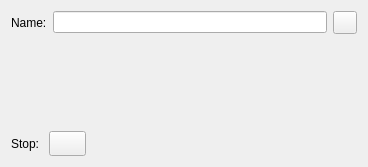
<?xml version="1.0" encoding="UTF-8"?>
<ui version="4.0">
 <class>KisWdgStopGradientEditor</class>
 <widget class="QWidget" name="KisWdgStopGradientEditor">
  <property name="geometry">
   <rect>
    <x>0</x>
    <y>0</y>
    <width>368</width>
    <height>167</height>
   </rect>
  </property>
  <layout class="QVBoxLayout" name="verticalLayout_2">
   <item>
    <layout class="QHBoxLayout" name="horizontalLayout">
     <item>
      <widget class="QLabel" name="lblName">
       <property name="text">
        <string>Name:</string>
       </property>
      </widget>
     </item>
     <item>
      <widget class="QLineEdit" name="nameedit"/>
     </item>
     <item>
      <widget class="QToolButton" name="buttonReverse">
       <property name="text">
        <string/>
       </property>
      </widget>
     </item>
    </layout>
   </item>
   <item>
    <layout class="QHBoxLayout" name="horizontalLayout_3">
     <item>
      <widget class="KisStopGradientSliderWidget" name="gradientSlider" native="true">
       <property name="sizePolicy">
        <sizepolicy hsizetype="Expanding" vsizetype="Expanding">
         <horstretch>0</horstretch>
         <verstretch>1</verstretch>
        </sizepolicy>
       </property>
       <property name="focusPolicy">
        <enum>Qt::ClickFocus</enum>
       </property>
      </widget>
     </item>
     <item>
      <layout class="QVBoxLayout" name="verticalLayout">
       <item>
        <widget class="QToolButton" name="buttonReverseSecond">
         <property name="focusPolicy">
          <enum>Qt::NoFocus</enum>
         </property>
         <property name="text">
          <string/>
         </property>
         <property name="autoRaise">
          <bool>true</bool>
         </property>
        </widget>
       </item>
       <item>
        <spacer name="verticalSpacer">
         <property name="orientation">
          <enum>Qt::Vertical</enum>
         </property>
         <property name="sizeHint" stdset="0">
          <size>
           <width>0</width>
           <height>0</height>
          </size>
         </property>
        </spacer>
       </item>
      </layout>
     </item>
    </layout>
   </item>
   <item>
    <layout class="QHBoxLayout" name="horizontalLayout_2">
     <item>
      <widget class="QLabel" name="stopLabel">
       <property name="text">
        <string>Stop: </string>
       </property>
      </widget>
     </item>
     <item>
      <widget class="KisColorButton" name="colorButton">
       <property name="sizePolicy">
        <sizepolicy hsizetype="Preferred" vsizetype="Preferred">
         <horstretch>0</horstretch>
         <verstretch>0</verstretch>
        </sizepolicy>
       </property>
       <property name="font">
        <font>
         <family>Sans Serif</family>
         <pointsize>9</pointsize>
         <weight>50</weight>
         <italic>false</italic>
         <bold>false</bold>
         <underline>false</underline>
         <strikeout>false</strikeout>
        </font>
       </property>
       <property name="focusPolicy">
        <enum>Qt::ClickFocus</enum>
       </property>
      </widget>
     </item>
     <item>
      <widget class="KisDoubleSliderSpinBox" name="opacitySlider" native="true">
       <property name="sizePolicy">
        <sizepolicy hsizetype="MinimumExpanding" vsizetype="Preferred">
         <horstretch>0</horstretch>
         <verstretch>0</verstretch>
        </sizepolicy>
       </property>
      </widget>
     </item>
    </layout>
   </item>
  </layout>
 </widget>
 <customwidgets>
  <customwidget>
   <class>KisDoubleSliderSpinBox</class>
   <extends>QWidget</extends>
   <header location="global">kis_slider_spin_box.h</header>
   <container>1</container>
  </customwidget>
  <customwidget>
   <class>KisColorButton</class>
   <extends>QPushButton</extends>
   <header>kis_color_button.h</header>
  </customwidget>
  <customwidget>
   <class>KisStopGradientSliderWidget</class>
   <extends>QWidget</extends>
   <header>kis_stopgradient_slider_widget.h</header>
   <container>1</container>
  </customwidget>
 </customwidgets>
 <resources/>
 <connections/>
</ui>
